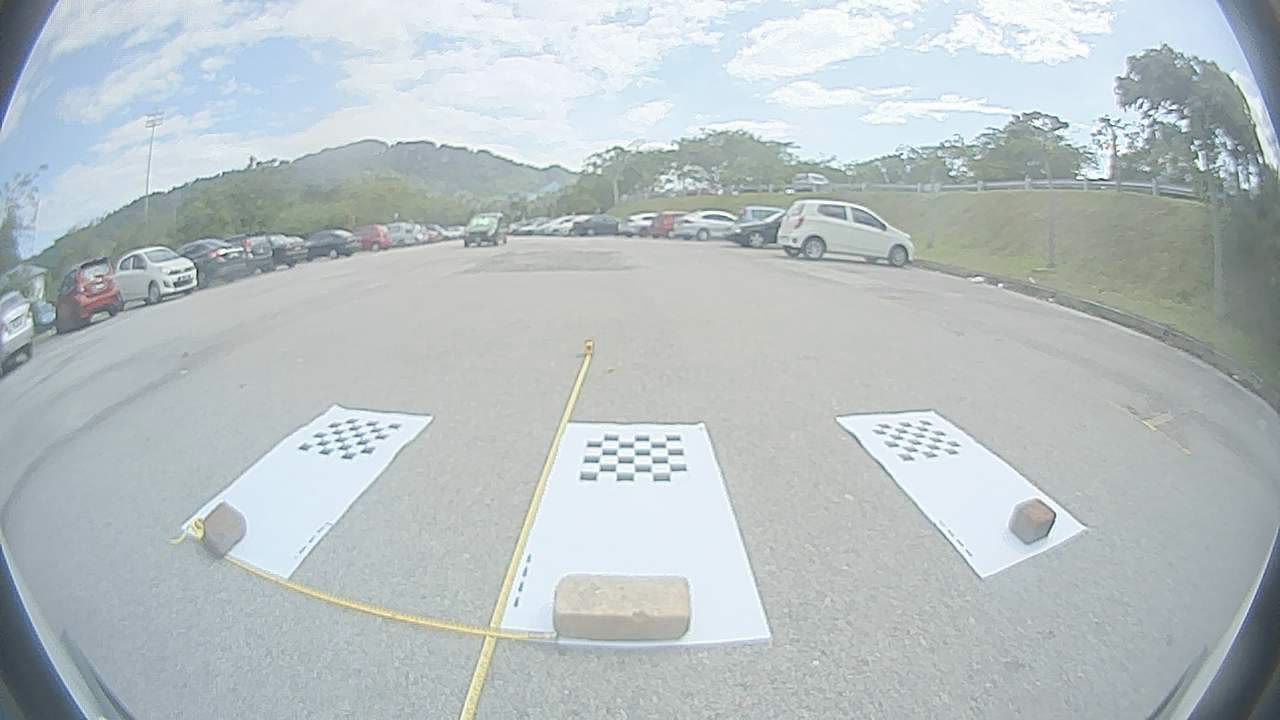
#> input picture codes/Stitching/Untitled Folder/Front Raw.png, 1280 x 720 px
$ python Calibration.py --image 'Front Raw.png'
#> lines starting #> are read from the running program, lines starting #| are printed output that depends on the picture
import numpy as np
import cv2
import argparse

ap = argparse.ArgumentParser()
ap.add_argument("-i", "--image", required=True, help="Path to the image")
args = vars(ap.parse_args())

def doNothing(_):
    pass

min = 0
max = 1700
maxDistortion = 100

cv2.namedWindow("clearImg", cv2.WINDOW_NORMAL)
# [9 lines of commented-out code are left out]

cv2.createTrackbar("d1", "clearImg", min, maxDistortion, doNothing)
cv2.createTrackbar("d2", "clearImg", min, maxDistortion, doNothing)
cv2.createTrackbar("d3", "clearImg", min, maxDistortion, doNothing)
cv2.createTrackbar("d4", "clearImg", min, maxDistortion, doNothing)

cv2.setTrackbarPos("d1", "clearImg", 0)
cv2.setTrackbarPos("d2", "clearImg", 0)
cv2.setTrackbarPos("d3", "clearImg", 0)
cv2.setTrackbarPos("d4", "clearImg", 0)

def rectify(image):
    #H11 = cv2.getTrackbarPos("H11", "clearImg")
    H11 = 499
    H13 = 602
    H22 = 1246
    H23 = 243

    H12 = 0
    #H13 = cv2.getTrackbarPos("H13", "clearImg")
    H21 = 0
    #H22 = cv2.getTrackbarPos("H22", "clearImg")
    #H23 = cv2.getTrackbarPos("H23", "clearImg")
    H31 = 0
    H32 = 0
    H33 = 1
    H11 = float(H11)
    H12 = float(H12)
    H13 = float(H13)
    H21 = float(H21)
    H22 = float(H22)
    H23 = float(H23)
    H31 = float(H31)
    H32 = float(H32)
    H33 = float(H33)

    K = np.array([[H11, H12, H13],
                  [H21, H22, H23],
                  [H31, H32, H33]])

    d1 = cv2.getTrackbarPos("d1", "clearImg")
    d2 = cv2.getTrackbarPos("d2", "clearImg")
    d3 = cv2.getTrackbarPos("d3", "clearImg")
    d4 = cv2.getTrackbarPos("d4", "clearImg")
    d1 = float(d1)
    d2 = float(d2)
    d3 = float(d3)
    d4 = float(d4)

    D = np.array([d1/100, d2/100, d3/100, d4/100])

    Knew = K.copy()
    Knew[(0, 1), (0, 1)] = 0.4 * Knew[(0, 1), (0, 1)]

    return cv2.fisheye.undistortImage(image, K, D=D, Knew=Knew)

while True:
    image = cv2.imread(args["image"])
#> image is the input picture: shape (720, 1280, 3); mean B, G, R 195.1, 192.4, 184
    undistortedImage = rectify(image)
#> in rectify, `return cv2.fisheye.undistortImage(image, K, D=D, Knew=Knew)`:
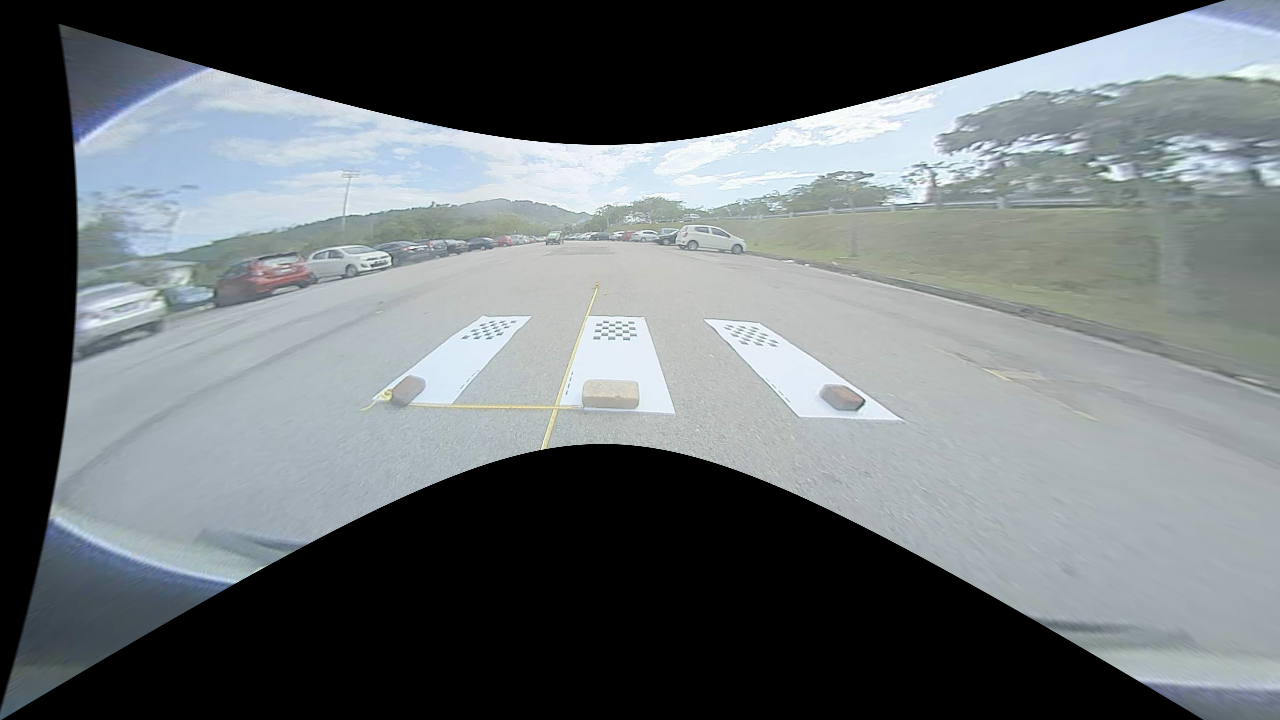
#> returned value: shape (720, 1280, 3); mean of channels 0, 1, 2 114.3, 111.7, 105.3; drawn as B, G, R

    cv2.imshow("clearImg", undistortedImage)

    key = cv2.waitKey(1) & 0xFF
#> (key q is pressed here)

    if key == ord("q"):
        break

cv2.destroyAllWindows()

$ run again, on codes/Stitching/Untitled Folder/Rear_DW_C.png
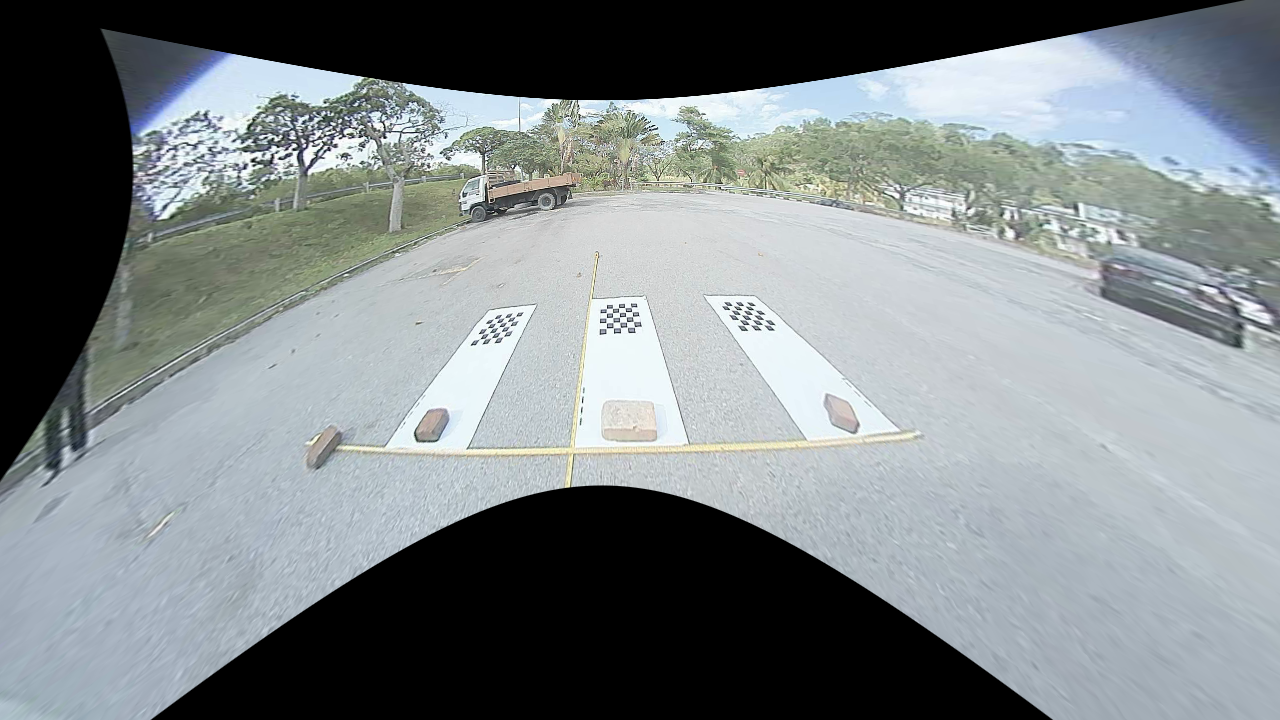
#> input picture codes/Stitching/Untitled Folder/Rear_DW_C.png, 1280 x 720 px
#> image is the input picture: shape (720, 1280, 3); mean B, G, R 136.4, 134.1, 127.2
#> in rectify, `return cv2.fisheye.undistortImage(image, K, D=D, Knew=Knew)`:
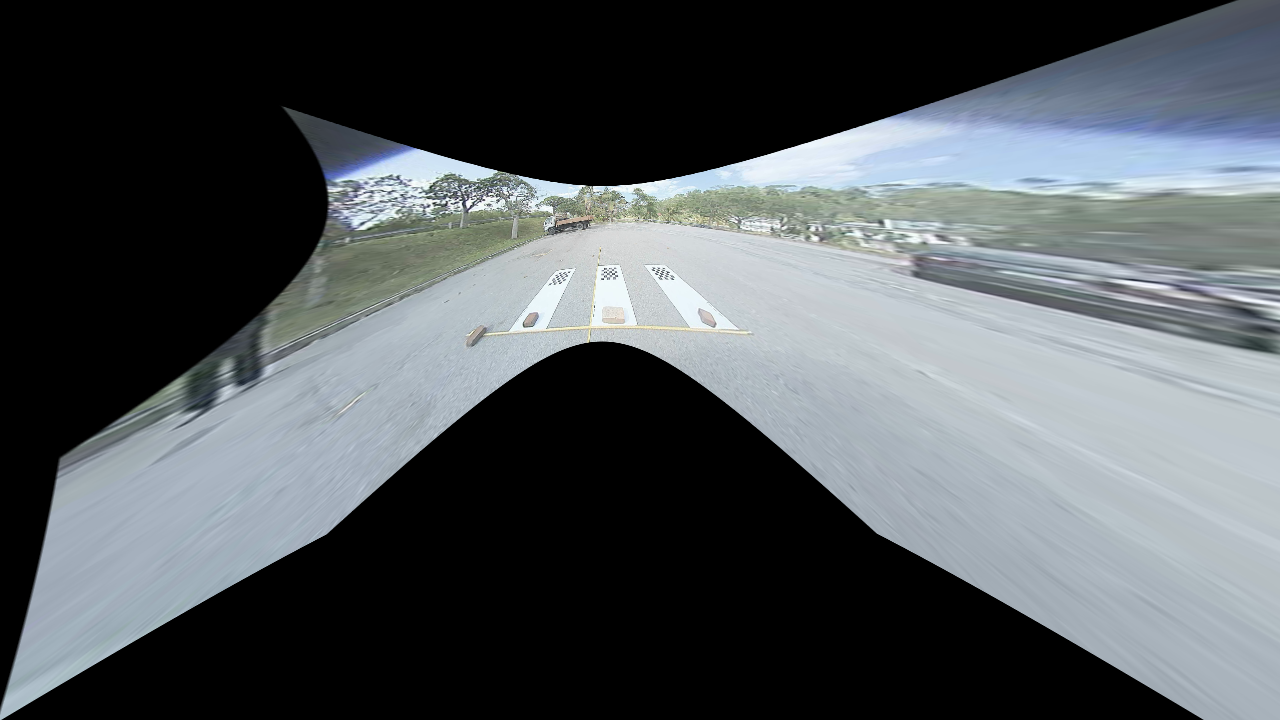
#> returned value: shape (720, 1280, 3); mean of channels 0, 1, 2 89.5, 86, 80.7; drawn as B, G, R

$ run again, on codes/Stitching/Untitled Folder/Rear_FE_C.png
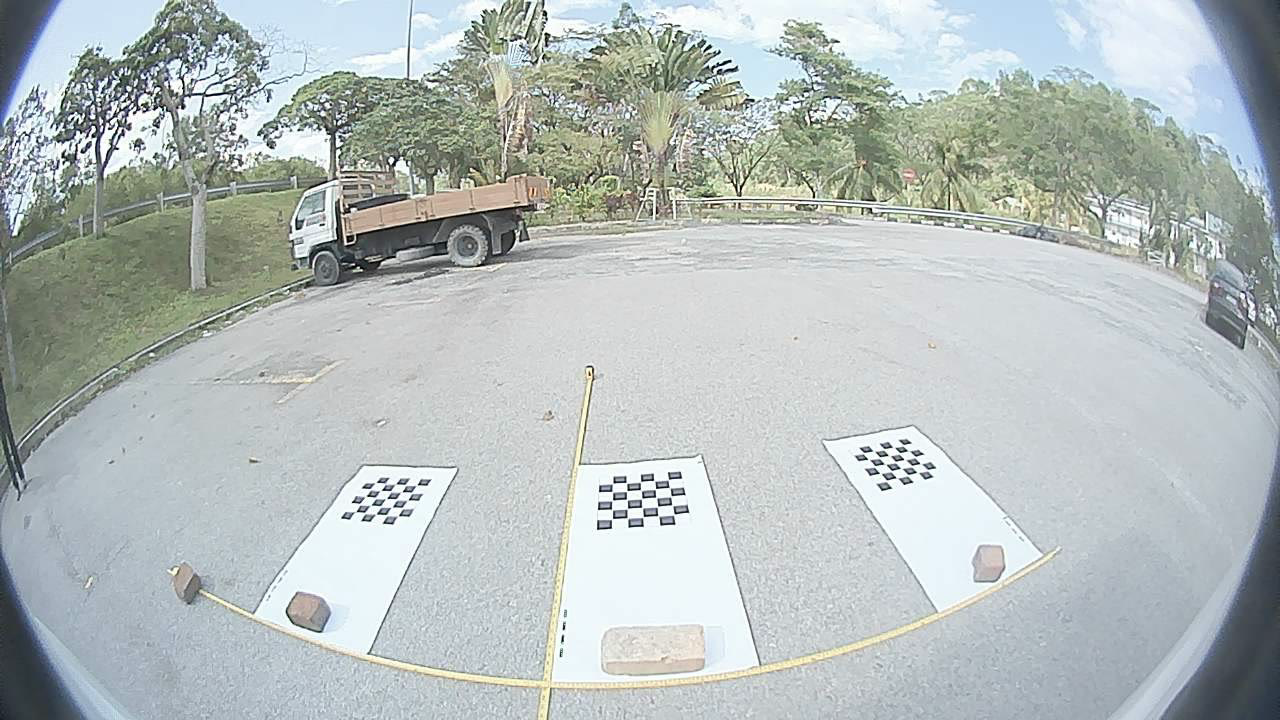
#> input picture codes/Stitching/Untitled Folder/Rear_FE_C.png, 1280 x 720 px
#> image is the input picture: shape (720, 1280, 3); mean B, G, R 188, 189, 181.1
#> in rectify, `return cv2.fisheye.undistortImage(image, K, D=D, Knew=Knew)`:
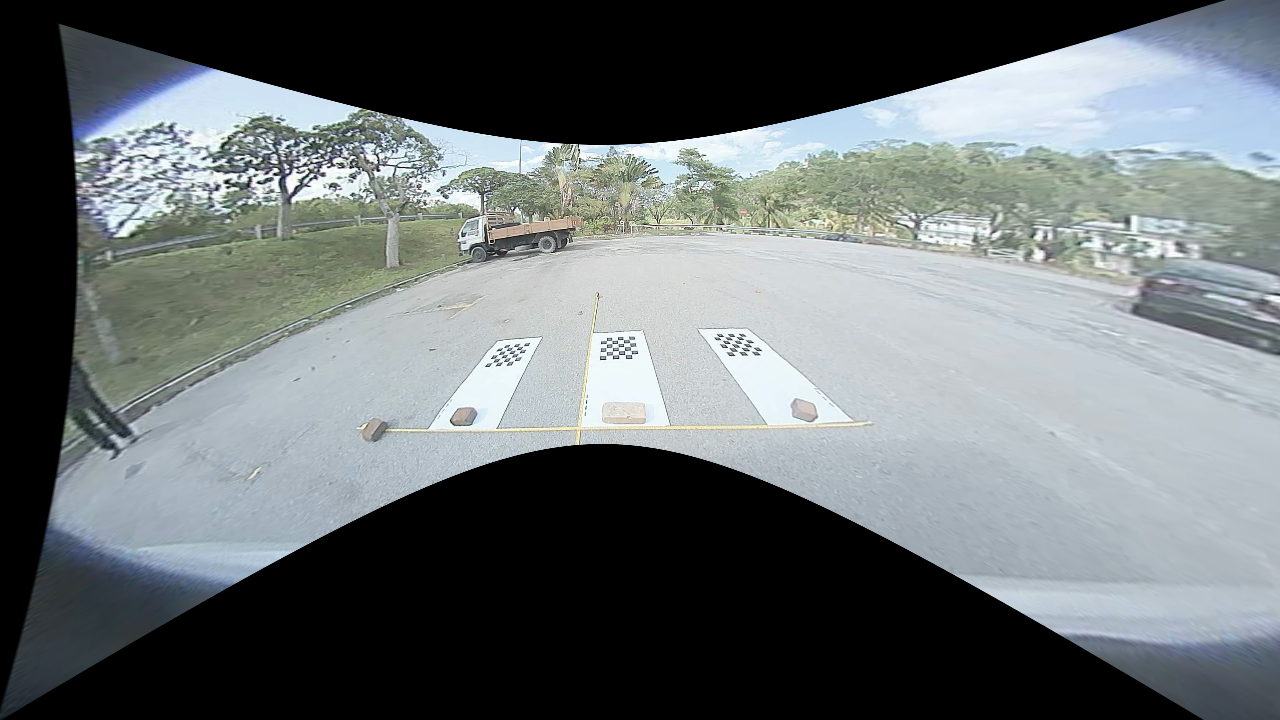
#> returned value: shape (720, 1280, 3); mean of channels 0, 1, 2 113.5, 111.7, 105.6; drawn as B, G, R

$ run again, on codes/Stitching/Untitled Folder/Rear_TV_C.png
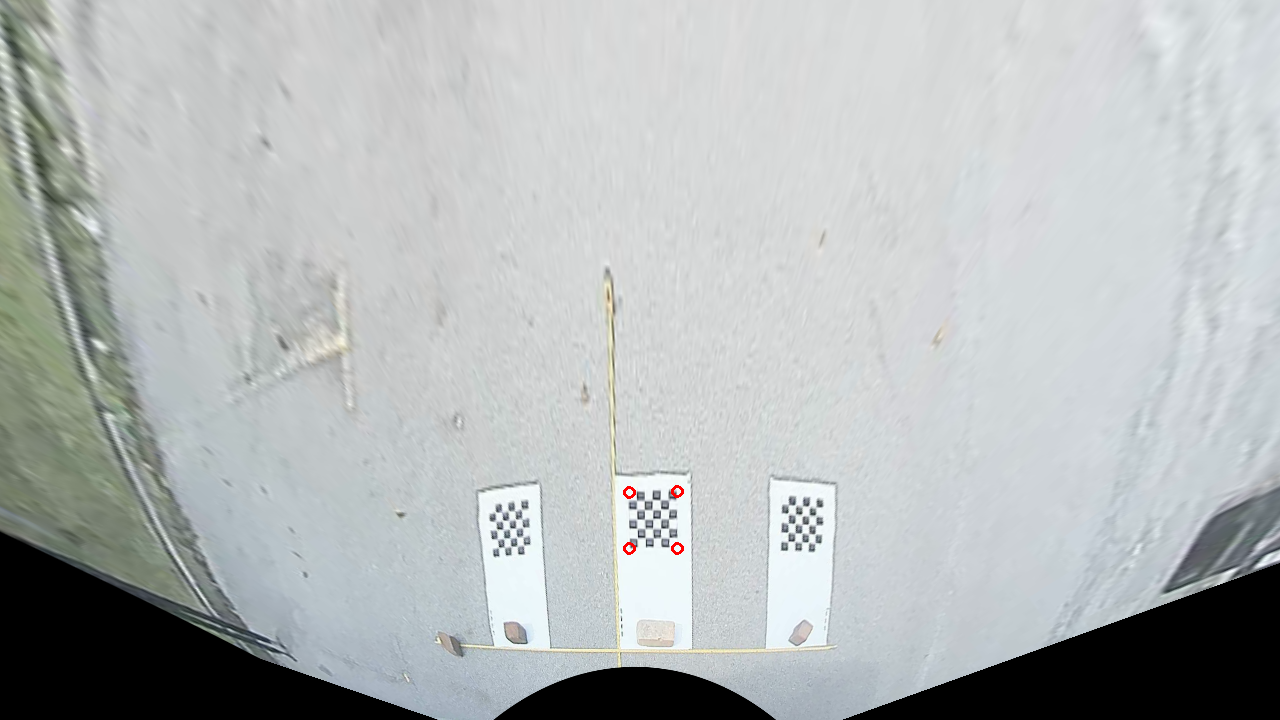
#> input picture codes/Stitching/Untitled Folder/Rear_TV_C.png, 1280 x 720 px
#> image is the input picture: shape (720, 1280, 3); mean B, G, R 184.1, 183.8, 179.5
#> in rectify, `return cv2.fisheye.undistortImage(image, K, D=D, Knew=Knew)`:
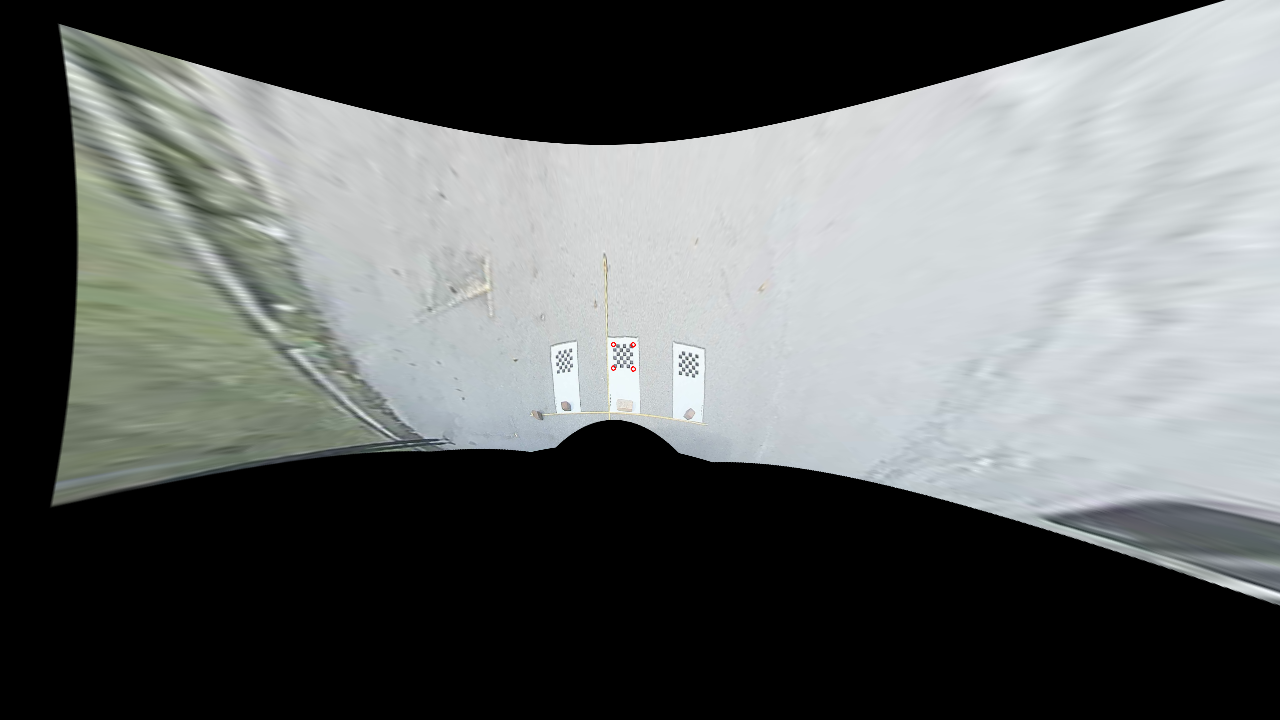
#> returned value: shape (720, 1280, 3); mean of channels 0, 1, 2 101.1, 101.7, 98.6; drawn as B, G, R
